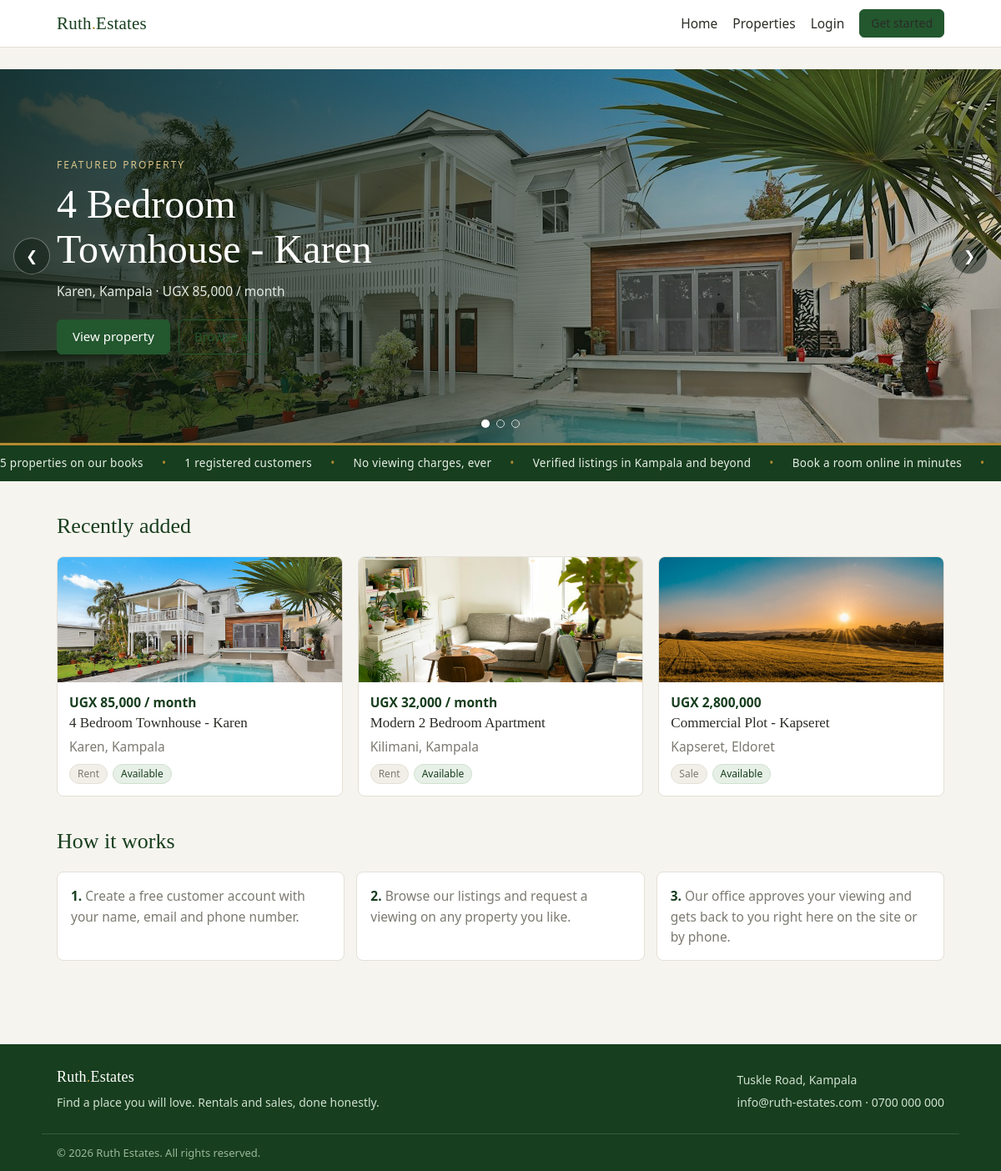
The page / on the database its author committed.
### tables this page shows
CREATE TABLE properties (
  id INT AUTO_INCREMENT PRIMARY KEY,
  title VARCHAR(150) NOT NULL,
  description TEXT NOT NULL,
  property_type ENUM('house','apartment','land','commercial') NOT NULL DEFAULT 'house',
  listed_for ENUM('rent','sale') NOT NULL DEFAULT 'rent',
  price DECIMAL(12,2) NOT NULL DEFAULT 0,
  location VARCHAR(120) NOT NULL,
  bedrooms TINYINT UNSIGNED NOT NULL DEFAULT 0,
  bathrooms TINYINT UNSIGNED NOT NULL DEFAULT 0,
  photo VARCHAR(255) DEFAULT NULL,
  status ENUM('available','taken') NOT NULL DEFAULT 'available',
  manager_id INT DEFAULT NULL,
  created_at TIMESTAMP NOT NULL DEFAULT CURRENT_TIMESTAMP,
  CONSTRAINT fk_property_manager FOREIGN KEY (manager_id) REFERENCES users(id) ON DELETE SET NULL
);

### index.php (the view, shortened to what this page needs)
<?php
require_once __DIR__ . '/config/db.php';
$featured = $pdo->query('SELECT p.*, u.name AS manager_name FROM properties p LEFT JOIN users u ON u.id = p.manager_id WHERE p.status = "available" ORDER BY p.created_at DESC LIMIT 3')->fetchAll();
$totalProperties = (int) $pdo->query('SELECT COUNT(*) FROM properties')->fetchColumn();
$totalCustomers = (int) $pdo->query('SELECT COUNT(*) FROM users WHERE role = "customer"')->fetchColumn();
$slides = [];
foreach ($featured as $p) {
    $slides[] = [
        'image' => property_thumb($p),
        'kicker' => 'Featured property',
        'title' => $p['title'],
        'meta' => $p['location'] . ' · ' . property_price($p),
        'url' => 'property.php?id=' . (int) $p['id'],
        'cta' => 'View property',
    ];
}
include __DIR__ . '/includes/header.php';
?>
<section class="hero-slider" id="heroSlider" aria-label="Featured properties">
  <?php foreach ($slides as $i => $s): ?>
    <div class="slide<?php echo $i === 0 ? ' active' : ''; ?>" style="background-image:url('<?php echo esc($s['image']); ?>')">
      <div class="slide-content container">
        <p class="slide-kicker"><?php echo esc($s['kicker']); ?></p>
        <h1><?php echo esc($s['title']); ?></h1>
        <p class="slide-meta"><?php echo esc($s['meta']); ?></p>
        <div class="slide-actions">
          <a class="btn" href="<?php echo esc($s['url']); ?>"><?php echo esc($s['cta']); ?></a>
          <a class="btn btn-outline btn-light" href="properties.php">Browse all</a>
        </div>
      </div>
    </div>
  <?php endforeach; ?>
  <button class="slider-arrow prev" type="button" aria-label="Previous slide">&#10094;</button>
  <button class="slider-arrow next" type="button" aria-label="Next slide">&#10095;</button>
  <div class="slider-dots">
    <?php foreach ($slides as $i => $s): ?>
      <button class="slider-dot<?php echo $i === 0 ? ' active' : ''; ?>" type="button" data-slide="<?php echo $i; ?>" aria-label="Go to slide <?php echo $i + 1; ?>"></button>
    <?php endforeach; ?>
  </div>
</section>
<div class="marquee">
  <div class="marquee-track">
    <?php for ($g = 0; $g < 2; $g++): ?>
      <div class="marquee-group"<?php echo $g ? ' aria-hidden="true"' : ''; ?>>
        <span><?php echo $totalProperties; ?> properties on our books</span><span class="sep">&bull;</span>
        <span><?php echo $totalCustomers; ?> registered customers</span><span class="sep">&bull;</span>
        <span>No viewing charges, ever</span><span class="sep">&bull;</span>
        <span>Verified listings in Kampala and beyond</span><span class="sep">&bull;</span>
        <span>Book a room online in minutes</span><span class="sep">&bull;</span>
      </div>
    <?php endfor; ?>
  </div>
</div>
<h2 class="section-title">Recently added</h2>
<?php if (!$featured): ?>
  <p>No properties have been listed yet. Check back soon.</p>
<?php else: ?>
<div class="cards">
  <?php foreach ($featured as $p): ?>
  <a class="card" href="property.php?id=<?php echo (int) $p['id']; ?>">
    <img class="thumb" src="<?php echo esc(property_thumb($p)); ?>" alt="">
    <div class="card-body">
      <p class="price"><?php echo esc(property_price($p)); ?></p>
      <h3><?php echo esc($p['title']); ?></h3>
      <p class="muted"><?php echo esc($p['location']); ?></p>
      <p class="tags">
        <?php echo status_badge($p['listed_for']); ?> <?php echo status_badge($p['status']); ?>
      </p>
    </div>
  </a>
  <?php endforeach; ?>
</div>
<?php endif; ?>
<h2 class="section-title">How it works</h2>
<div class="steps">
  <div class="step"><b>1.</b> Create a free customer account with your name, email and phone number.</div>
  <div class="step"><b>2.</b> Browse our listings and request a viewing on any property you like.</div>
  <div class="step"><b>3.</b> Our office approves your viewing and gets back to you right here on the site or by phone.</div>
</div>
<?php include __DIR__ . '/includes/footer.php'; ?>

### includes/header.php (shortened to what this page needs)
<?php
$user = auth_user();
$unread = unread_total();
?>
<!DOCTYPE html>
<html lang="en">
<head>
<link rel="stylesheet" href="<?php echo ROOT_URL; ?>assets/css/style.css">
</head>
<body>
<nav class="topbar">
  <div class="container topbar-inner">
    <a class="brand" href="<?php echo ROOT_URL; ?>index.php">Ruth<span>.</span>Estates</a>
    <div class="nav-links" id="navLinks">
      <a href="<?php echo ROOT_URL; ?>index.php">Home</a>
      <a href="<?php echo ROOT_URL; ?>properties.php">Properties</a>
      <?php if ($user): ?>
        <a href="<?php echo dashboard_url(); ?>">Dashboard</a>
        <a href="<?php echo messages_url(); ?>" class="nav-msg">Messages<?php echo $unread ? ' <span class="pill">' . $unread . '</span>' : ''; ?></a>
        <span class="nav-user"><?php echo esc(explode(' ', $user['name'])[0]); ?></span>
        <a href="<?php echo ROOT_URL; ?>logout.php">Logout</a>
      <?php else: ?>
        <a href="<?php echo ROOT_URL; ?>login.php">Login</a>
        <a href="<?php echo ROOT_URL; ?>register.php" class="btn btn-small">Get started</a>
      <?php endif; ?>
    </div>
  </div>
</nav>
<div class="container main-area">

### includes/functions.php (shortened to what this page needs)
<?php
function esc($value)
{
    return htmlspecialchars((string) $value, ENT_QUOTES, 'UTF-8');
}
function auth_user()
{
    return $_SESSION['user'] ?? null;
}
function property_price($row)
{
    $label = CURRENCY . ' ' . number_format((float) $row['price']);
    return $row['listed_for'] === 'rent' ? $label . ' / month' : $label;
}
function app_setting($key, $default = '')
{
    global $pdo;
    static $cache = null;
    if ($cache === null) {
        $cache = [];
        try {
            $stmt = $pdo->query('SELECT setting_key, setting_value FROM settings');
            foreach ($stmt->fetchAll() as $row) {
                $cache[$row['setting_key']] = $row['setting_value'];
            }
        } catch (Throwable $e) {
            $cache = [];
        }
    }
    return array_key_exists($key, $cache) ? $cache[$key] : $default;
}
function unread_total()
{
    global $pdo;
    $user = auth_user();
    if (!$user) {
        return 0;
    }
    $stmt = $pdo->prepare('SELECT COUNT(*) FROM messages WHERE receiver_id = ? AND is_read = 0');
    $stmt->execute([$user['id']]);
    return (int) $stmt->fetchColumn();
}
function property_thumb($row)
{
    return $row['photo'] ? ROOT_URL . $row['photo'] : ROOT_URL . 'assets/img/placeholder.svg';
}
function status_badge($status)
{
    $classes = ['pending' => 'badge badge-pending', 'approved' => 'badge badge-approved', 'rejected' => 'badge badge-rejected', 'available' => 'badge badge-approved', 'taken' => 'badge badge-muted', 'occupied' => 'badge badge-muted', 'maintenance' => 'badge badge-pending', 'active' => 'badge badge-approved', 'blocked' => 'badge badge-rejected', 'rent' => 'badge badge-muted', 'sale' => 'badge badge-muted', 'manager' => 'badge badge-admin', 'landlord' => 'badge badge-admin', 'customer' => 'badge badge-approved', 'paid' => 'badge badge-approved', 'cancelled' => 'badge badge-rejected', 'open' => 'badge badge-pending', 'in_progress' => 'badge badge-admin', 'resolved' => 'badge badge-approved', 'closed' => 'badge badge-muted', 'low' => 'badge badge-muted', 'normal' => 'badge badge-muted', 'high' => 'badge badge-pending', 'urgent' => 'badge badge-rejected'];
    $labels = ['in_progress' => 'In progress', 'mobile_money' => 'Mobile money'];
    return '<span class="' . ($classes[$status] ?? 'badge badge-muted') . '">' . esc($labels[$status] ?? ucfirst($status)) . '</span>';
}

### includes/footer.php (shortened to what this page needs)
</div>
<footer class="footer">
  <div class="container footer-inner">
    <div>
      <span class="brand brand-sm">Ruth<span>.</span>Estates</span>
      <p>Find a place you will love. Rentals and sales, done honestly.</p>
    </div>
    <div>
      <p><?php echo esc(app_setting('contact_address', 'Tuskle Road, Kampala')); ?></p>
      <p><?php echo esc(app_setting('contact_email', 'info@ruth-estates.com')); ?> &middot; <?php echo esc(app_setting('contact_phone', '0700 000 000')); ?></p>
    </div>
  </div>
  <div class="container footer-bottom">&copy; <?php echo date('Y'); ?> Ruth Estates. All rights reserved.</div>
</footer>
</body>
</html>

### rows shown on the page
properties: photo (picture), property_price($p) "UGX 85,000 / month", title "4 Bedroom Townhouse - Karen", location "Karen, Kampala", listed_for "Rent Available"
properties: photo (picture), property_price($p) "UGX 32,000 / month", title "Modern 2 Bedroom Apartment", location "Kilimani, Kampala", listed_for "Rent Available"
properties: photo (picture), property_price($p) "UGX 2,800,000", title "Commercial Plot - Kapseret", location "Kapseret, Eldoret", listed_for "Sale Available"

### other values the page prints
$s['kicker'] "FEATURED PROPERTY"
$s['title'] "4 Bedroom Townhouse - Karen"
$s['meta'] "Karen, Kampala · UGX 85,000 / month"
$s['cta'] "View property"
$totalProperties "5"
$totalCustomers "1"
app_setting('contact_address', 'Tuskle Road, Kampala') "Tuskle Road, Kampala"
app_setting('contact_email', 'info@ruth-estates.com') "info@ruth-estates.com"
app_setting('contact_phone', '0700 000 000') "0700 000 000"
